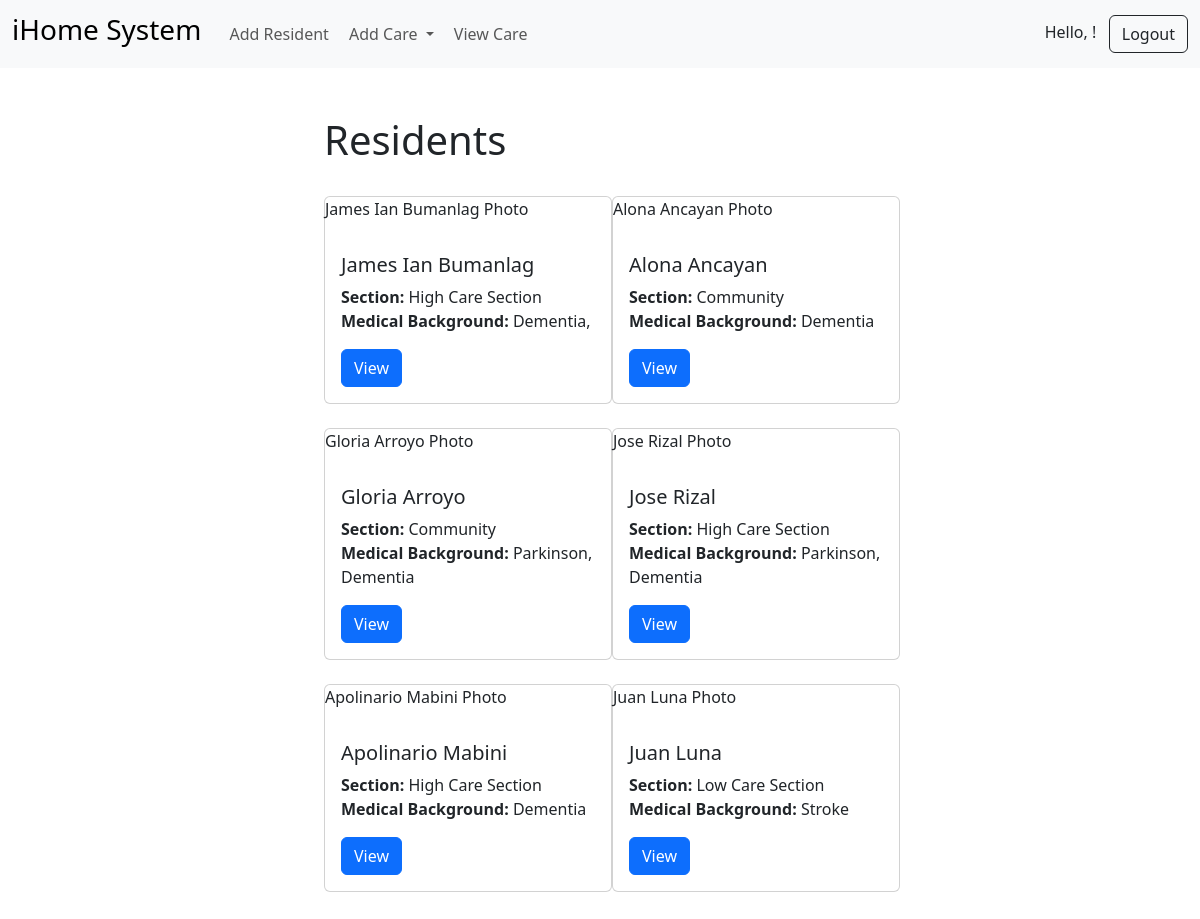
The app's page /residents (signed in) with its own data.
### my_app/models.py (models this page shows, shortened)
class Record(models.Model):
    created_at = models.DateTimeField(auto_now_add = True)
    first_name = models.CharField(max_length=50)
    last_name = models.CharField(max_length=50)
    age = models.CharField(max_length=10)
    gender = models.CharField(max_length=10)
    religion = models.CharField(max_length=50)
    house_street = models.CharField(max_length=50)
    suburb = models.CharField(max_length=50)
    state  = models.CharField(max_length=20)
    post_code = models.CharField(max_length=20)
    country = models.CharField(max_length=50)
    section = models.CharField(max_length=50)
    med_background = models.CharField(max_length=250)
    care_plan = models.CharField(max_length=2500, null=True)
    contact_first = models.CharField(max_length=50)
    contact_last = models.CharField(max_length=50)
    contact_number = models.CharField(max_length=50)
    contact_rel = models.CharField(max_length=20)
    person_image = models.ImageField(null=True, blank=True, upload_to='images/')

### my_app/views.py (the view)
# urls.py: path('residents', views.residents, name='residents'),
def residents(request):
    if request.user.is_authenticated:
        records = Record.objects.all()
        return render(request, 'login/residents.html',{'records':records})
    else:
         messages.success(request, 'You must be logged in')
         return redirect('home')

### my_app/templates/login/residents.html (shortened to what this page needs)
{% extends 'base.html' %}
{% block content %}
<div class="col-md-6 offset-md-3 container">
    <br>
    <br>
    <h1 class="container">Residents</h1>
    <br>
    {% if user.is_authenticated %}
        <div class="container">
            <div class="row">
                {% for record in records %}
                    <div class="col-md-6">
                        <div class="card mb-4" style="width: 18rem;">
                            {% with image=record.person_image %}
                                {% if image %}
                                    <img src="{{ image.url }}" class="card-img-top" alt="{{ record.first_name }} Photo" width="522">
                                {% else %}
                                    <p>{{ record.first_name }} {{ record.last_name }} Photo</p>
                                {% endif %}
                            {% endwith %}
                            <div class="card-body">
                                <h5 class="card-title">{{ record.first_name }} {{ record.last_name }}</h5>
                                <p class="card-text">
                                    <strong>Section: </strong> {{ record.section }} <br>
                                    <strong>Medical Background: </strong> {{ record.med_background }}
                                </p>
                                <a href="{% url 'record' record.id %}" class="btn btn-primary">View</a>
                            </div>
                        </div>
                    </div>
                    {% if forloop.counter|divisibleby:2 and not forloop.last %}
                        </div><div class="row">
                    {% endif %}
                {% endfor %}
            </div>
        </div>
    {% else %}
        <h1>No records</h1>
    {% endif %}
    <br>
    <br>
</div>
<br><br>
{% endblock %}

### my_app/templates/base.html (shortened to what this page needs)
<!doctype html>
<html lang="en">
  <head>
    <link href="https://cdn.jsdelivr.net/npm/bootstrap@5.3.3/dist/css/bootstrap.min.css" rel="stylesheet">
</head>
  <body>
    {% include 'navbar.html' %}
    {% block content %}
    {% endblock %}
  </body>
</html>

### my_app/templates/navbar.html (shortened to what this page needs)
        {% if user.is_authenticated %}
          <nav class="navbar navbar-expand-lg bg-light navbar-success">
              <div class="container-fluid">
                  <a class="navbar-brand" href="{% url 'residents' %}"><h3>iHome System</h3></a>
                  <div class="collapse navbar-collapse" id="navbarSupportedContent">
                    <ul class="navbar-nav me-auto mb-2 mb-lg-0">
                      <li class="nav-item">
                        <a class="nav-link" aria-current="page" href="{% url 'add_record' %}">&nbsp;Add Resident&nbsp;</a>
                      </li>
                      <li class="nav-item dropdown">
                        <a class="nav-link dropdown-toggle" href="#" role="button" data-bs-toggle="dropdown" aria-expanded="false">
                          Add Care
                        </a>
                      </li>
                      <li class="nav-item">
                        <a class="nav-link" aria-current="page" href="{% url 'view_care' %}">&nbsp;View Care&nbsp;</a>
                      </li>
                  </div>
                      <div>
                        Hello, {{ user.first_name }} ! &nbsp;
                      <a href="{% url 'logout' %}" class="btn btn-outline-dark">Logout</a>
                      </div>
              </div>
            </nav>
          {% endif %}

### records on screen
Record: first_name "James Ian", last_name "Bumanlag", section "High Care Section", med_background "Dementia,"
Record: first_name "Alona", last_name "Ancayan", section "Community", med_background "Dementia"
Record: first_name "Gloria", last_name "Arroyo", section "Community", med_background "Parkinson, Dementia"
Record: first_name "Jose", last_name "Rizal", section "High Care Section", med_background "Parkinson, Dementia"
Record: first_name "Apolinario", last_name "Mabini", section "High Care Section", med_background "Dementia"
Record: first_name "Juan", last_name "Luna", section "Low Care Section", med_background "Stroke"
